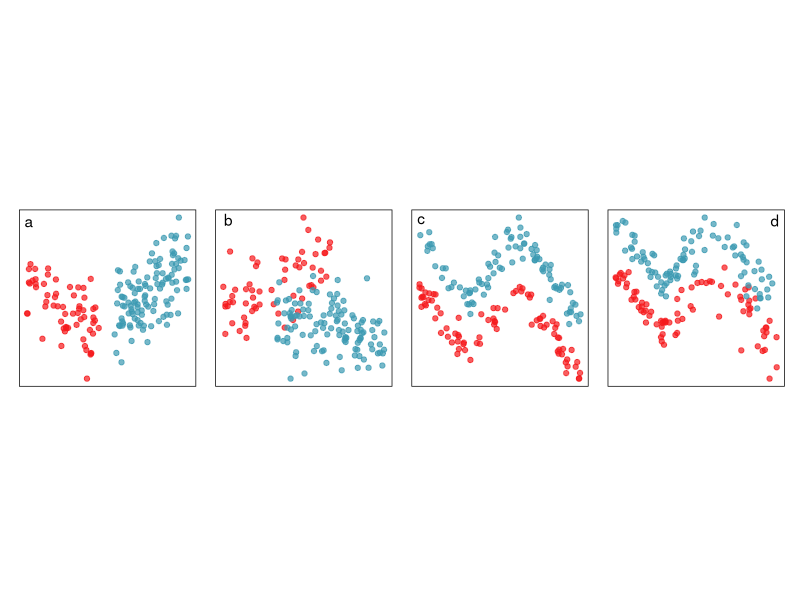

Recreate this plot in R.
## ---- chunk 1
#| label: fig-sup-example
#| fig-cap: "Examples of supervised classification patterns: (a) linearly separable, (b) linear but not completely separable, (c) non-linearly separable, (d) non-linear, but not completely separable."
#| echo: false
#| message: false
#| fig-height: 3
#| fig-width: 9
#| out-width: 100%
library(ggplot2)
library(dplyr)
library(colorspace)
library(patchwork)
set.seed(524)
x1 <- runif(176) + 0.5
x1[1:61] <- x1[1:61] - 1.2
x2 <- 1 + 2*x1 + rnorm(176)
x2[1:61] <- 2 - 3*x1[1:61] + rnorm(61)
x3 <- runif(176) + 0.5
x3[1:61] <- x3[1:61] - 0.5
x4 <- 0.25 - x3 + rnorm(176)
x4[1:61] <- -0.25 + 3*x3[1:61] + rnorm(61)
cl <- factor(c(rep("A", 61), rep("B", 176-61)))
df <- data.frame(x1, x2, x3, x4, cl)
class1 <- ggplot(df, aes(x=x1, y=x2, colour = cl)) +
  geom_point(alpha=0.7) +
  scale_colour_discrete_divergingx(
      palette = "Zissou 1", nmax = 2, rev = TRUE) +
  annotate("text", -0.65, 6.6, label="a") +
  theme(aspect.ratio=1,
        legend.position = "none",
        axis.text = element_blank(),
        axis.title = element_blank(),
        axis.ticks = element_blank(),
        panel.background = element_rect("white"),
        panel.border = element_rect("black", fill=NA, 
             linewidth = 0.5)) 
class2 <- ggplot(df, aes(x=x3, y=x4, colour = cl)) +
  geom_point(alpha=0.7) +
  scale_colour_discrete_divergingx(
      palette = "Zissou 1", nmax = 2, rev = TRUE) +
  annotate("text", 0.05, 4.1, label="b") +
  theme(aspect.ratio=1,
        legend.position = "none",
        axis.text = element_blank(),
        axis.title = element_blank(),
        axis.ticks = element_blank(),
        panel.background = element_rect("white"),
        panel.border = element_rect("black", fill=NA, 
             linewidth = 0.5))
set.seed(826)
x5 <- 2*(runif(176) - 0.5)
x6 <- case_when(x5 < -0.4 ~ -1.2 - 3 * x5,
                x5 > 0.2 ~ 2.4 - 3 * x5,
                .default = 1.2 + 3 * x5)
x5 <- 2*x5
x6 <- x6 + rnorm(176) * 0.25
x6[1:83] <- x6[1:83] - 1.5
x7 <- 2*(runif(176) - 0.5)
x8 <- case_when(x7 < -0.4 ~ -1.2 - 3 * x7,
                x7 > 0.2 ~ 2.4 - 3 * x7,
                .default = 1.2 + 3 * x7)
x7 <- 2*x7
x8[x7 < -0.1] <- x8[x7 < -0.1] + rnorm(length(x8[x7 < -0.1])) * 0.25
x8[x7 >= -0.1] <- x8[x7 >= -0.1] + rnorm(length(x8[x7 >= -0.1])) * 0.5
x8[1:83] <- x8[1:83] - 1.5
cl2 <- factor(c(rep("A", 83), rep("B", 176-83)))
df2 <- data.frame(x5, x6, x7, x8, cl2)
class3 <- ggplot(df2, aes(x=x5, y=x6, colour = cl2)) +
  geom_point(alpha=0.7) +
  scale_colour_discrete_divergingx(
      palette = "Zissou 1", nmax = 2, rev = TRUE) +
  annotate("text", -1.95, 2.15, label="c") +
  theme(aspect.ratio=1,
        legend.position = "none",
        axis.text = element_blank(),
        axis.title = element_blank(),
        axis.ticks = element_blank(),
        panel.background = element_rect("white"),
        panel.border = element_rect("black", fill=NA, 
             linewidth = 0.5))
class4 <- ggplot(df2, aes(x=x7, y=x8, colour = cl2)) +
  geom_point(alpha=0.7) +
  scale_colour_discrete_divergingx(
      palette = "Zissou 1", nmax = 2, rev = TRUE) +
  annotate("text", 1.95, 1.9, label="d") +
  theme(aspect.ratio=1,
        legend.position = "none",
        axis.text = element_blank(),
        axis.title = element_blank(),
        axis.ticks = element_blank(),
        panel.background = element_rect("white"),
        panel.border = element_rect("black", fill=NA, 
             linewidth = 0.5))
print(class1 + class2 + class3 + class4 + plot_layout(ncol=4))
